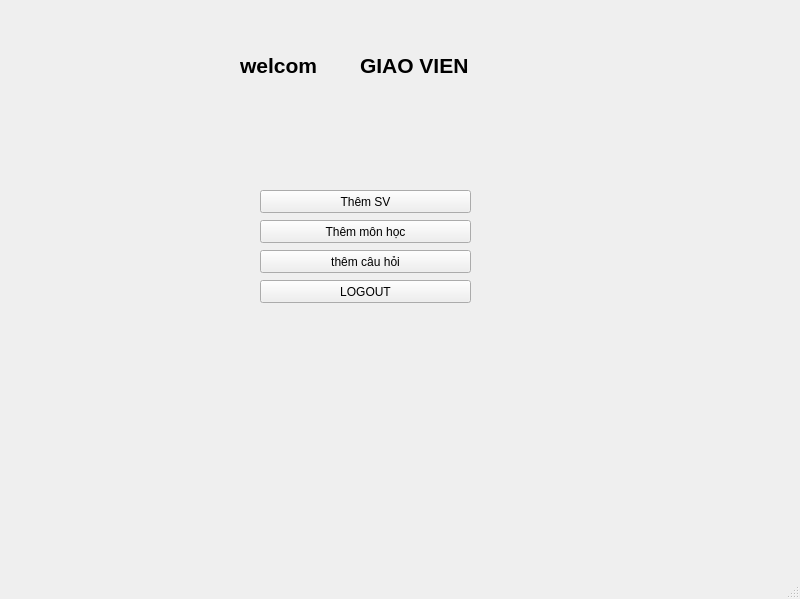
<?xml version="1.0" encoding="UTF-8"?>
<ui version="4.0">
 <class>MainWindow</class>
 <widget class="QMainWindow" name="MainWindow">
  <property name="windowModality">
   <enum>Qt::ApplicationModal</enum>
  </property>
  <property name="geometry">
   <rect>
    <x>0</x>
    <y>0</y>
    <width>800</width>
    <height>599</height>
   </rect>
  </property>
  <property name="cursor">
   <cursorShape>ArrowCursor</cursorShape>
  </property>
  <property name="contextMenuPolicy">
   <enum>Qt::ActionsContextMenu</enum>
  </property>
  <property name="windowTitle">
   <string>MainWindow</string>
  </property>
  <property name="inputMethodHints">
   <set>Qt::ImhEmailCharactersOnly</set>
  </property>
  <property name="dockNestingEnabled">
   <bool>false</bool>
  </property>
  <widget class="QWidget" name="centralwidget">
   <widget class="QLabel" name="label">
    <property name="geometry">
     <rect>
      <x>240</x>
      <y>30</y>
      <width>201</width>
      <height>71</height>
     </rect>
    </property>
    <property name="font">
     <font>
      <pointsize>16</pointsize>
      <weight>75</weight>
      <bold>true</bold>
     </font>
    </property>
    <property name="text">
     <string>welcom </string>
    </property>
   </widget>
   <widget class="QLabel" name="NAMEGV">
    <property name="geometry">
     <rect>
      <x>360</x>
      <y>50</y>
      <width>281</width>
      <height>31</height>
     </rect>
    </property>
    <property name="font">
     <font>
      <pointsize>16</pointsize>
      <weight>75</weight>
      <bold>true</bold>
     </font>
    </property>
    <property name="text">
     <string>GIAO VIEN</string>
    </property>
   </widget>
   <widget class="QPushButton" name="QButtonSV">
    <property name="geometry">
     <rect>
      <x>260</x>
      <y>190</y>
      <width>211</width>
      <height>23</height>
     </rect>
    </property>
    <property name="text">
     <string>Thêm SV</string>
    </property>
   </widget>
   <widget class="QPushButton" name="QButtonMH">
    <property name="geometry">
     <rect>
      <x>260</x>
      <y>220</y>
      <width>211</width>
      <height>23</height>
     </rect>
    </property>
    <property name="text">
     <string>Thêm môn học</string>
    </property>
   </widget>
   <widget class="QPushButton" name="QButtonCH">
    <property name="geometry">
     <rect>
      <x>260</x>
      <y>250</y>
      <width>211</width>
      <height>23</height>
     </rect>
    </property>
    <property name="text">
     <string>thêm câu hỏi</string>
    </property>
   </widget>
   <widget class="QPushButton" name="QButtonLogout">
    <property name="geometry">
     <rect>
      <x>260</x>
      <y>280</y>
      <width>211</width>
      <height>23</height>
     </rect>
    </property>
    <property name="text">
     <string>LOGOUT</string>
    </property>
   </widget>
  </widget>
  <widget class="QStatusBar" name="statusbar"/>
 </widget>
 <resources/>
 <connections/>
</ui>
